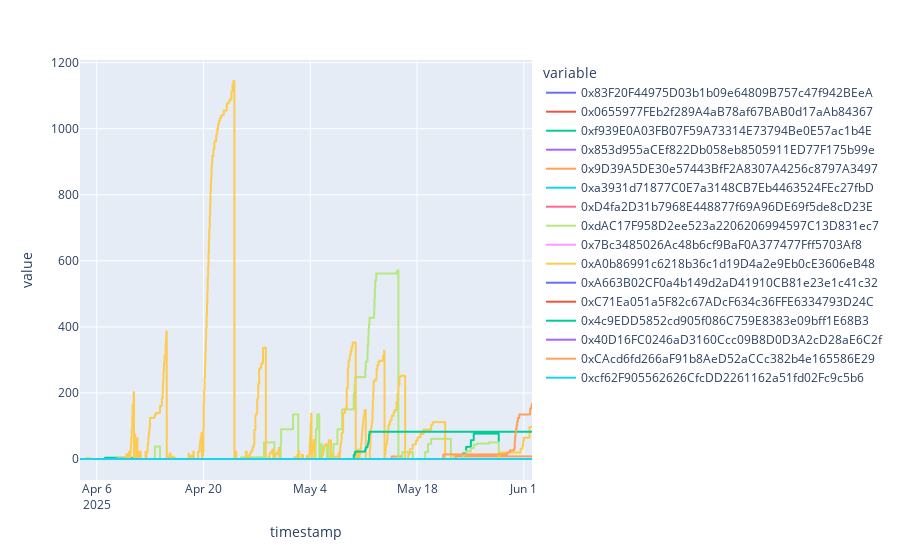

Source (notebook cell):
### Code cell
px.line(large_df)

### Figure 1 — Plotly figure (JSON) as saved in the notebook; plotly's stock layout.template omitted (floating-point values rounded to 4 significant figures; data arrays with more than 128 entries replaced by an {"elided": "..."} marker saying what was removed)
{"data": [{"hovertemplate": "variable=0x83F20F44975D03b1b09e64809B757c47f942BEeA<br>timestamp=%{x}<br>value=%{y}<extra></extra>", "legendgroup": "0x83F20F44975D03b1b09e64809B757c47f942BEeA", "line": {"color": "#636efa", "dash": "solid"}, "marker": {"symbol": "circle"}, "mode": "lines", "name": "0x83F20F44975D03b1b09e64809B757c47f942BEeA", "showlegend": true, "type": "scattergl", "x": {"elided": "838 str values"}, "xaxis": "x", "y": {"elided": "838 int values"}, "yaxis": "y"}, {"hovertemplate": "variable=0x0655977FEb2f289A4aB78af67BAB0d17aAb84367<br>timestamp=%{x}<br>value=%{y}<extra></extra>", "legendgroup": "0x0655977FEb2f289A4aB78af67BAB0d17aAb84367", "line": {"color": "#EF553B", "dash": "solid"}, "marker": {"symbol": "circle"}, "mode": "lines", "name": "0x0655977FEb2f289A4aB78af67BAB0d17aAb84367", "showlegend": true, "type": "scattergl", "x": {"elided": "838 str values"}, "xaxis": "x", "y": {"elided": "838 int values"}, "yaxis": "y"}, {"hovertemplate": "variable=0xf939E0A03FB07F59A73314E73794Be0E57ac1b4E<br>timestamp=%{x}<br>value=%{y}<extra></extra>", "legendgroup": "0xf939E0A03FB07F59A73314E73794Be0E57ac1b4E", "line": {"color": "#00cc96", "dash": "solid"}, "marker": {"symbol": "circle"}, "mode": "lines", "name": "0xf939E0A03FB07F59A73314E73794Be0E57ac1b4E", "showlegend": true, "type": "scattergl", "x": {"elided": "838 str values"}, "xaxis": "x", "y": {"elided": "838 float values"}, "yaxis": "y"}, {"hovertemplate": "variable=0x853d955aCEf822Db058eb8505911ED77F175b99e<br>timestamp=%{x}<br>value=%{y}<extra></extra>", "legendgroup": "0x853d955aCEf822Db058eb8505911ED77F175b99e", "line": {"color": "#ab63fa", "dash": "solid"}, "marker": {"symbol": "circle"}, "mode": "lines", "name": "0x853d955aCEf822Db058eb8505911ED77F175b99e", "showlegend": true, "type": "scattergl", "x": {"elided": "838 str values"}, "xaxis": "x", "y": {"elided": "838 int values"}, "yaxis": "y"}, {"hovertemplate": "variable=0x9D39A5DE30e57443BfF2A8307A4256c8797A3497<br>timestamp=%{x}<br>value=%{y}<extra></extra>", "legendgroup": "0x9D39A5DE30e57443BfF2A8307A4256c8797A3497", "line": {"color": "#FFA15A", "dash": "solid"}, "marker": {"symbol": "circle"}, "mode": "lines", "name": "0x9D39A5DE30e57443BfF2A8307A4256c8797A3497", "showlegend": true, "type": "scattergl", "x": {"elided": "838 str values"}, "xaxis": "x", "y": {"elided": "838 float values"}, "yaxis": "y"}, {"hovertemplate": "variable=0xa3931d71877C0E7a3148CB7Eb4463524FEc27fbD<br>timestamp=%{x}<br>value=%{y}<extra></extra>", "legendgroup": "0xa3931d71877C0E7a3148CB7Eb4463524FEc27fbD", "line": {"color": "#19d3f3", "dash": "solid"}, "marker": {"symbol": "circle"}, "mode": "lines", "name": "0xa3931d71877C0E7a3148CB7Eb4463524FEc27fbD", "showlegend": true, "type": "scattergl", "x": {"elided": "838 str values"}, "xaxis": "x", "y": {"elided": "838 int values"}, "yaxis": "y"}, {"hovertemplate": "variable=0xD4fa2D31b7968E448877f69A96DE69f5de8cD23E<br>timestamp=%{x}<br>value=%{y}<extra></extra>", "legendgroup": "0xD4fa2D31b7968E448877f69A96DE69f5de8cD23E", "line": {"color": "#FF6692", "dash": "solid"}, "marker": {"symbol": "circle"}, "mode": "lines", "name": "0xD4fa2D31b7968E448877f69A96DE69f5de8cD23E", "showlegend": true, "type": "scattergl", "x": {"elided": "838 str values"}, "xaxis": "x", "y": {"elided": "838 int values"}, "yaxis": "y"}, {"hovertemplate": "variable=0xdAC17F958D2ee523a2206206994597C13D831ec7<br>timestamp=%{x}<br>value=%{y}<extra></extra>", "legendgroup": "0xdAC17F958D2ee523a2206206994597C13D831ec7", "line": {"color": "#B6E880", "dash": "solid"}, "marker": {"symbol": "circle"}, "mode": "lines", "name": "0xdAC17F958D2ee523a2206206994597C13D831ec7", "showlegend": true, "type": "scattergl", "x": {"elided": "838 str values"}, "xaxis": "x", "y": {"elided": "838 float values"}, "yaxis": "y"}, {"hovertemplate": "variable=0x7Bc3485026Ac48b6cf9BaF0A377477Fff5703Af8<br>timestamp=%{x}<br>value=%{y}<extra></extra>", "legendgroup": "0x7Bc3485026Ac48b6cf9BaF0A377477Fff5703Af8", "line": {"color": "#FF97FF", "dash": "solid"}, "marker": {"symbol": "circle"}, "mode": "lines", "name": "0x7Bc3485026Ac48b6cf9BaF0A377477Fff5703Af8", "showlegend": true, "type": "scattergl", "x": {"elided": "838 str values"}, "xaxis": "x", "y": {"elided": "838 int values"}, "yaxis": "y"}, {"hovertemplate": "variable=0xA0b86991c6218b36c1d19D4a2e9Eb0cE3606eB48<br>timestamp=%{x}<br>value=%{y}<extra></extra>", "legendgroup": "0xA0b86991c6218b36c1d19D4a2e9Eb0cE3606eB48", "line": {"color": "#FECB52", "dash": "solid"}, "marker": {"symbol": "circle"}, "mode": "lines", "name": "0xA0b86991c6218b36c1d19D4a2e9Eb0cE3606eB48", "showlegend": true, "type": "scattergl", "x": {"elided": "838 str values"}, "xaxis": "x", "y": {"elided": "838 float values"}, "yaxis": "y"}, {"hovertemplate": "variable=0xA663B02CF0a4b149d2aD41910CB81e23e1c41c32<br>timestamp=%{x}<br>value=%{y}<extra></extra>", "legendgroup": "0xA663B02CF0a4b149d2aD41910CB81e23e1c41c32", "line": {"color": "#636efa", "dash": "solid"}, "marker": {"symbol": "circle"}, "mode": "lines", "name": "0xA663B02CF0a4b149d2aD41910CB81e23e1c41c32", "showlegend": true, "type": "scattergl", "x": {"elided": "838 str values"}, "xaxis": "x", "y": {"elided": "838 int values"}, "yaxis": "y"}, {"hovertemplate": "variable=0xC71Ea051a5F82c67ADcF634c36FFE6334793D24C<br>timestamp=%{x}<br>value=%{y}<extra></extra>", "legendgroup": "0xC71Ea051a5F82c67ADcF634c36FFE6334793D24C", "line": {"color": "#EF553B", "dash": "solid"}, "marker": {"symbol": "circle"}, "mode": "lines", "name": "0xC71Ea051a5F82c67ADcF634c36FFE6334793D24C", "showlegend": true, "type": "scattergl", "x": {"elided": "838 str values"}, "xaxis": "x", "y": {"elided": "838 int values"}, "yaxis": "y"}, {"hovertemplate": "variable=0x4c9EDD5852cd905f086C759E8383e09bff1E68B3<br>timestamp=%{x}<br>value=%{y}<extra></extra>", "legendgroup": "0x4c9EDD5852cd905f086C759E8383e09bff1E68B3", "line": {"color": "#00cc96", "dash": "solid"}, "marker": {"symbol": "circle"}, "mode": "lines", "name": "0x4c9EDD5852cd905f086C759E8383e09bff1E68B3", "showlegend": true, "type": "scattergl", "x": {"elided": "838 str values"}, "xaxis": "x", "y": {"elided": "838 float values"}, "yaxis": "y"}, {"hovertemplate": "variable=0x40D16FC0246aD3160Ccc09B8D0D3A2cD28aE6C2f<br>timestamp=%{x}<br>value=%{y}<extra></extra>", "legendgroup": "0x40D16FC0246aD3160Ccc09B8D0D3A2cD28aE6C2f", "line": {"color": "#ab63fa", "dash": "solid"}, "marker": {"symbol": "circle"}, "mode": "lines", "name": "0x40D16FC0246aD3160Ccc09B8D0D3A2cD28aE6C2f", "showlegend": true, "type": "scattergl", "x": {"elided": "838 str values"}, "xaxis": "x", "y": {"elided": "838 int values"}, "yaxis": "y"}, {"hovertemplate": "variable=0xCAcd6fd266aF91b8AeD52aCCc382b4e165586E29<br>timestamp=%{x}<br>value=%{y}<extra></extra>", "legendgroup": "0xCAcd6fd266aF91b8AeD52aCCc382b4e165586E29", "line": {"color": "#FFA15A", "dash": "solid"}, "marker": {"symbol": "circle"}, "mode": "lines", "name": "0xCAcd6fd266aF91b8AeD52aCCc382b4e165586E29", "showlegend": true, "type": "scattergl", "x": {"elided": "838 str values"}, "xaxis": "x", "y": {"elided": "838 float values"}, "yaxis": "y"}, {"hovertemplate": "variable=0xcf62F905562626CfcDD2261162a51fd02Fc9c5b6<br>timestamp=%{x}<br>value=%{y}<extra></extra>", "legendgroup": "0xcf62F905562626CfcDD2261162a51fd02Fc9c5b6", "line": {"color": "#19d3f3", "dash": "solid"}, "marker": {"symbol": "circle"}, "mode": "lines", "name": "0xcf62F905562626CfcDD2261162a51fd02Fc9c5b6", "showlegend": true, "type": "scattergl", "x": {"elided": "838 str values"}, "xaxis": "x", "y": {"elided": "838 int values"}, "yaxis": "y"}], "layout": {"legend": {"title": {"text": "variable"}, "tracegroupgap": 0}, "margin": {"t": 60}, "xaxis": {"anchor": "y", "domain": [0, 1], "title": {"text": "timestamp"}}, "yaxis": {"anchor": "x", "domain": [0, 1], "title": {"text": "value"}}}}
